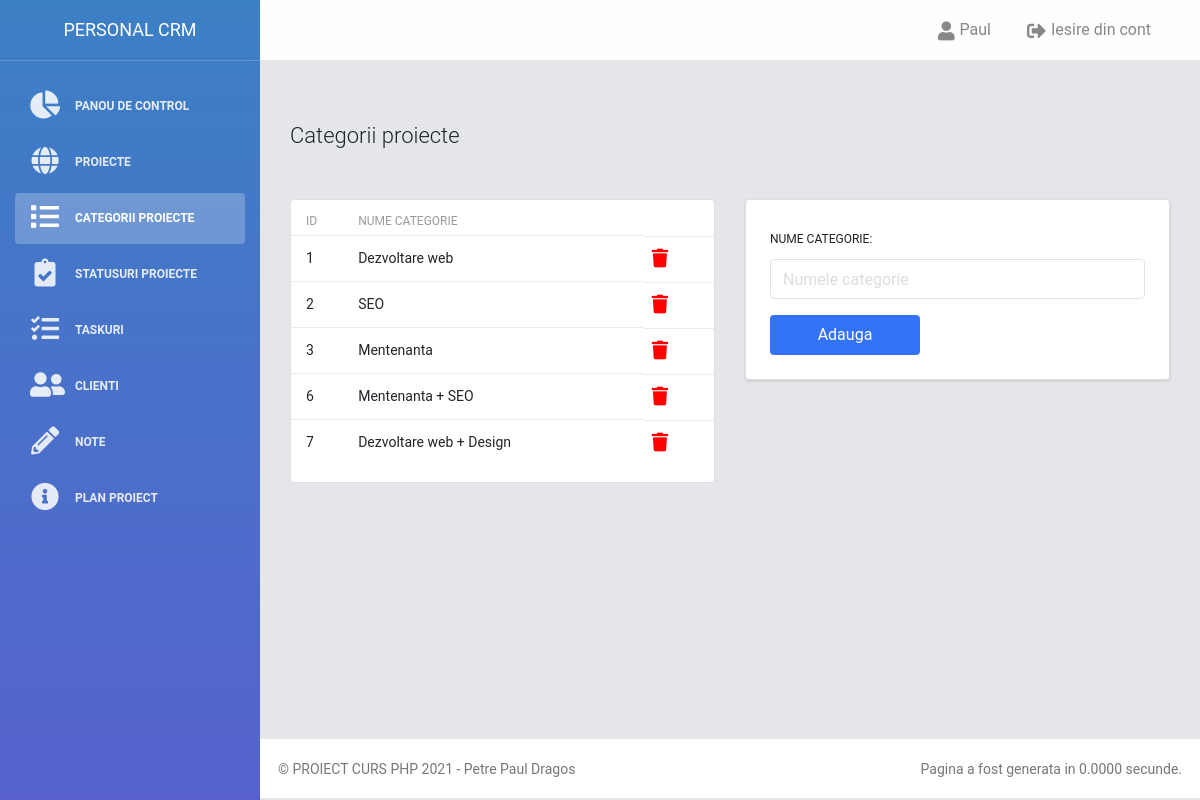
Page /proiecte_categorii.php (signed in) on the committed database.
### tables this page shows
CREATE TABLE `utilizatori` (
  `id` int(11) NOT NULL,
  `utilizator` varchar(30) NOT NULL,
  `parola` varchar(30) NOT NULL,
  `nume` varchar(100) NOT NULL,
  `prenume` varchar(100) NOT NULL
);

CREATE TABLE `proiecte_categorii` (
  `idCategorie` int(11) NOT NULL,
  `numeCategorie` varchar(300) NOT NULL
);

### clase/proiecte_functii.php (called while the page is built, shortened)
<?php
require_once "config/bazadedate.php";
class Proiecte {
	public function __construct() {
		global $conexiune;
		$this->con = $conexiune;
		if(mysqli_connect_error()) {
			trigger_error("Eroare la conectarea bazei de date: " . mysqli_connect_error());
		}else{
			return $this->con;
		}
	}
	public function afiseazaProiecteCategorii(){
		    $query = "SELECT * FROM proiecte_categorii";
		    $result = $this->con->query($query);
		if (!empty($result) && $result->num_rows > 0) {
		    $data = array();
		    while ($row = $result->fetch_assoc()) {
		           $data[] = $row;
		    }
			return $data;
		}
	}
}

### proiecte_categorii.php (the view, shortened to what this page needs)
<?php
  include 'elemente/header.php';
  $proiecteObj = new Proiecte();
    $categorii = $proiecteObj->afiseazaProiecteCategorii();
?>
<h4>Categorii proiecte </h4>
<div class="row mt-5">
  <div class="col-md-6 mx-auto">
  <div class="card">
  <?php if ($categorii > 0) { ?>
  <table class="table table-hover">
    <thead>
      <tr>
        <th>ID</th>
        <th>Nume categorie</th>
        <th></th>
      </tr>
    </thead>
    <tbody>
    <?php foreach ($categorii as $categorie) { ?>
        <tr>
          <td><?php echo $categorie['idCategorie'] ?></td>
          <td><?php echo $categorie['numeCategorie'] ?></td>
          <td class="text-right">
            <a href="proiecte_categorii.php?stergeCategorieId=<?php echo $categorie['idCategorie'] ?>" style="color:red">
              <i class="fa fa-lg fa-trash" aria-hidden="true"></i>
          </td>
        </tr>
    <?php } ?>
    </tbody>
  </table>
  <?php } else { ?>
      <p class="text-center mt-4">Nici o categorie gasita<p>
      <?php } ?>
  </div>
  </div>
  <div class="col-md-6">
  <form action="proiecte_categorii.php" method="POST">
    <div class="card box-shadow p-4">
    <div class="form-group">
      <label class=" col-form-label" for="numeCategorie">Nume categorie:</label>
      <input type="text" class="form-control" name="numeCategorie" placeholder="Numele categorie" required="">
    </div>
    <input type="submit" name="submit" class="btn btn-fill btn-primary" value="Adauga">
    </div>
  </form>
  </div>
</div>
<?php
include 'elemente/footer.php';
?>

### clase/utilizatori_functii.php (shortened to what this page needs)
<?php
require_once "config/bazadedate.php";
class Utilizatori {
	public function __construct() {
		global $conexiune;
		$this->con = $conexiune;
		if(mysqli_connect_error()) {
			trigger_error("Eroare la conectarea bazei de date: " . mysqli_connect_error());
		}else{
			return $this->con;
		}
	}
    public function afiseazaNumeUtilizator($id){
		$query = "SELECT * FROM utilizatori WHERE id = '$id'";
		    $result = $this->con->query($query);
		    while($row = mysqli_fetch_assoc($result)) {
			echo $row['nume'];
			}
	}
}

### elemente/style/css/style.css (style rules this page uses)
body { font-size: 14px; padding:0; background-color: #E9EBEE; }
a { color:#007bff; }
.btn { cursor: pointer; }
input.btn { max-width: 150px!important; }
.box-shadow { box-shadow: 0 1px 3px 0 rgb(0 0 0 / 10%), 0 1px 2px 0 rgb(0 0 0 / 6%); }
.card .card-category, .card label { color: #222!important; }

### rows in the picture
utilizatori: nume "Paul"
proiecte_categorii: idCategorie "1", numeCategorie "Dezvoltare web"
proiecte_categorii: idCategorie "2", numeCategorie "SEO"
proiecte_categorii: idCategorie "3", numeCategorie "Mentenanta"
proiecte_categorii: idCategorie "6", numeCategorie "Mentenanta + SEO"
proiecte_categorii: idCategorie "7", numeCategorie "Dezvoltare web + Design"
